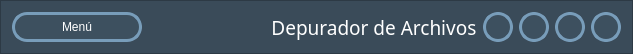
     <widget class="QFrame" name="frame_top">
      <property name="maximumSize">
       <size>
        <width>16777215</width>
        <height>50</height>
       </size>
      </property>
      <property name="styleSheet">
       <string notr="true">QFrame{
	
	
	background-color:rgb(58, 75, 89);
	
	

	
}
QPushButton{
background-color: rgb(61, 80, 95);
border-radius:15px;
border:3px solid rgb(120,157,186);
}
QPushButton:hover{
background-color:rgb(120, 157, 186);
}</string>
      </property>
      <property name="frameShape">
       <enum>QFrame::StyledPanel</enum>
      </property>
      <property name="frameShadow">
       <enum>QFrame::Raised</enum>
      </property>
      <layout class="QHBoxLayout" name="horizontalLayout_2">
       <item>
        <widget class="QPushButton" name="bt_menu">
         <property name="minimumSize">
          <size>
           <width>130</width>
           <height>30</height>
          </size>
         </property>
         <property name="maximumSize">
          <size>
           <width>130</width>
           <height>30</height>
          </size>
         </property>
         <property name="styleSheet">
          <string notr="true">font:87 12pt &quot;Arial &quot;;
color: rgb(255, 255, 255);</string>
         </property>
         <property name="text">
          <string>Menú</string>
         </property>
         <property name="icon">
          <iconset resource="recursos.qrc">
           <normaloff>:/iconos/icons/align-center.svg</normaloff>:/iconos/icons/align-center.svg</iconset>
         </property>
         <property name="iconSize">
          <size>
           <width>25</width>
           <height>25</height>
          </size>
         </property>
        </widget>
       </item>
       <item>
        <widget class="QLabel" name="label">
         <property name="font">
          <font>
           <family>16pt Arial</family>
           <pointsize>14</pointsize>
           <weight>50</weight>
           <italic>false</italic>
           <bold>false</bold>
          </font>
         </property>
         <property name="styleSheet">
          <string notr="true">
font: 87italic 16pt &quot;Arial&quot;;
color:rgb(255, 255, 255);</string>
         </property>
         <property name="text">
          <string>                         Depurador de Archivos</string>
         </property>
         <property name="alignment">
          <set>Qt::AlignLeading|Qt::AlignLeft|Qt::AlignVCenter</set>
         </property>
        </widget>
       </item>
       <item>
        <widget class="QPushButton" name="bt_mini">
         <property name="minimumSize">
          <size>
           <width>30</width>
           <height>30</height>
          </size>
         </property>
         <property name="maximumSize">
          <size>
           <width>30</width>
           <height>30</height>
          </size>
         </property>
         <property name="text">
          <string/>
         </property>
         <property name="icon">
          <iconset resource="recursos.qrc">
           <normaloff>:/iconos/icons/minus.svg</normaloff>:/iconos/icons/minus.svg</iconset>
         </property>
         <property name="iconSize">
          <size>
           <width>25</width>
           <height>25</height>
          </size>
         </property>
        </widget>
       </item>
       <item>
        <widget class="QPushButton" name="bt_restart">
         <property name="minimumSize">
          <size>
           <width>30</width>
           <height>30</height>
          </size>
         </property>
         <property name="maximumSize">
          <size>
           <width>30</width>
           <height>30</height>
          </size>
         </property>
         <property name="text">
          <string/>
         </property>
         <property name="icon">
          <iconset resource="recursos.qrc">
           <normaloff>:/iconos/icons/minimize-2.svg</normaloff>:/iconos/icons/minimize-2.svg</iconset>
         </property>
         <property name="iconSize">
          <size>
           <width>25</width>
           <height>25</height>
          </size>
         </property>
        </widget>
       </item>
       <item>
        <widget class="QPushButton" name="bt_maxi">
         <property name="minimumSize">
          <size>
           <width>30</width>
           <height>30</height>
          </size>
         </property>
         <property name="maximumSize">
          <size>
           <width>30</width>
           <height>30</height>
          </size>
         </property>
         <property name="text">
          <string/>
         </property>
         <property name="icon">
          <iconset resource="recursos.qrc">
           <normaloff>:/iconos/icons/maximize-2.svg</normaloff>:/iconos/icons/maximize-2.svg</iconset>
         </property>
         <property name="iconSize">
          <size>
           <width>25</width>
           <height>25</height>
          </size>
         </property>
        </widget>
       </item>
       <item>
        <widget class="QPushButton" name="bt_close">
         <property name="minimumSize">
          <size>
           <width>30</width>
           <height>30</height>
          </size>
         </property>
         <property name="maximumSize">
          <size>
           <width>30</width>
           <height>30</height>
          </size>
         </property>
         <property name="text">
          <string/>
         </property>
         <property name="icon">
          <iconset resource="recursos.qrc">
           <normaloff>:/iconos/icons/x.svg</normaloff>:/iconos/icons/x.svg</iconset>
         </property>
         <property name="iconSize">
          <size>
           <width>25</width>
           <height>25</height>
          </size>
         </property>
        </widget>
       </item>
      </layout>
     </widget>
